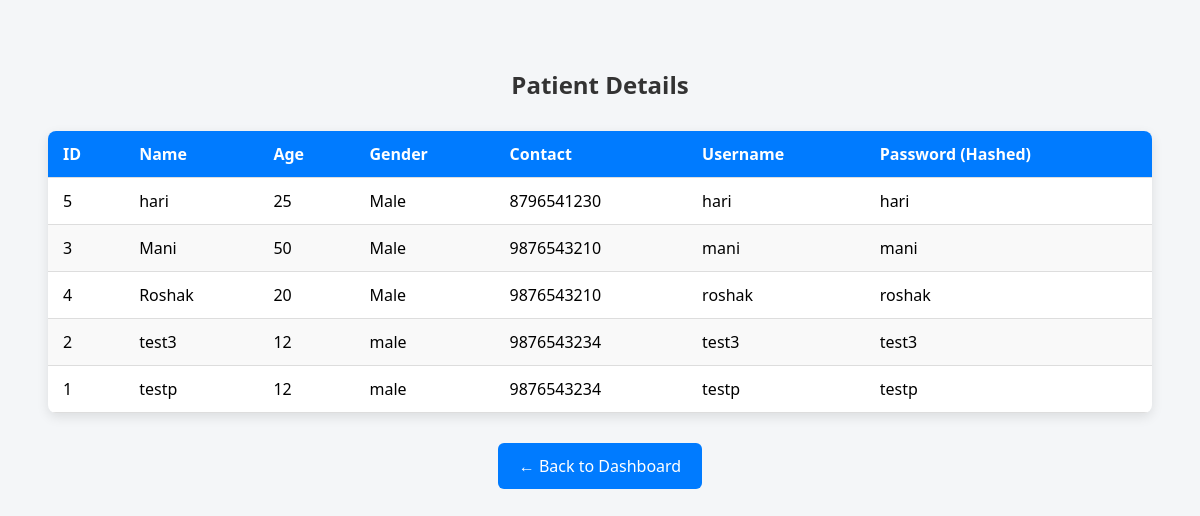
Page /admin/view_patients (signed in) on the committed database.
### tables this page shows
CREATE TABLE patient_logins (
            patient_id INTEGER PRIMARY KEY,
            username TEXT UNIQUE NOT NULL,
            password TEXT NOT NULL,
            FOREIGN KEY (patient_id) REFERENCES patients(id));

CREATE TABLE patients (
    id INTEGER PRIMARY KEY AUTOINCREMENT,
    name TEXT NOT NULL,
    age INTEGER NOT NULL,
    gender TEXT NOT NULL,
    contact TEXT,
    username TEXT UNIQUE NOT NULL);

### app.py (the view)
@app.route('/admin/view_patients')
def view_patients():
    if 'admin' in session:
        conn = get_db()
        cursor = conn.cursor()
        cursor.execute("""
            SELECT p.*, l.username FROM patients p
            JOIN patient_logins l ON p.id = l.patient_id
        """)
        patients = cursor.fetchall()
        conn.close()
        return render_template('view_patients.html', patients=patients)
    flash("Unauthorized access. Please login to view.")
    return redirect('/login')

### app.py (called while the page is built)
@app.after_request
def add_cors_headers(response):
    response.headers['Access-Control-Allow-Origin'] = '*'
    response.headers['Access-Control-Allow-Methods'] = 'GET, POST, OPTIONS'
    response.headers['Access-Control-Allow-Headers'] = 'Content-Type, Authorization'
    return response

### db.py (called while the page is built)
def get_db():
    conn = sqlite3.connect(DATABASE)
    conn.row_factory = sqlite3.Row
    return conn

### templates/view_patients.html (shortened to what this page needs)
<!DOCTYPE html>
<html lang="en">
<head>
</head>
<body>
    <h2>Patient Details</h2>
    <table>
        <thead>
            <tr>
                <th>ID</th>
                <th>Name</th>
                <th>Age</th>
                <th>Gender</th>
                <th>Contact</th>
                <th>Username</th>
                <th>Password (Hashed)</th>
            </tr>
        </thead>
        <tbody>
            {% for pat in patients %}
            <tr>
                <td>{{ pat[0] }}</td>
                <td>{{ pat[1] }}</td>
                <td>{{ pat[2] }}</td>
                <td>{{ pat[3] }}</td>
                <td>{{ pat[4] }}</td>
                <td>{{ pat[5] }}</td>
                <td>{{ pat[6] }}</td>
            </tr>
            {% endfor %}
        </tbody>
    </table>
    <a href="/admin/dashboard" class="back-btn">← Back to Dashboard</a>
</body>
</html>

### templates/view_patients.html (style rules this page uses)
body { font-family: 'Segoe UI', sans-serif; background-color: #f4f6f8; padding: 40px; }
h2 { text-align: center; color: #333; margin-bottom: 30px; }
table { width: 100%; border-collapse: collapse; margin: auto; background-color: white; box-shadow: 0 4px 12px rgba(0, 0, 0, 0.1); border-radius: 8px; overflow: hidden; }
th, td { padding: 12px 15px; text-align: left; border-bottom: 1px solid #ddd; }
th { background-color: #007bff; color: white; }
tr:nth-child(even) { background-color: #f9f9f9; }
.back-btn { display: block; width: 180px; margin: 30px auto 0; padding: 12px; text-align: center; background-color: #007bff; color: white; border: none; border-radius: 6px; text-decoration: none; font-size: 16px; transition: background-color 0.3s ease; }

### rows in the picture
patient_logins: pat "5", name "hari", age "25", gender "Male", contact "8796541230", username "hari"
patient_logins: pat "3", name "Mani", age "50", gender "Male", contact "9876543210", username "mani"
patient_logins: pat "4", name "Roshak", age "20", gender "Male", contact "9876543210", username "roshak"
patient_logins: pat "2", name "test3", age "12", gender "male", contact "9876543234", username "test3"
patient_logins: pat "1", name "testp", age "12", gender "male", contact "9876543234", username "testp"
